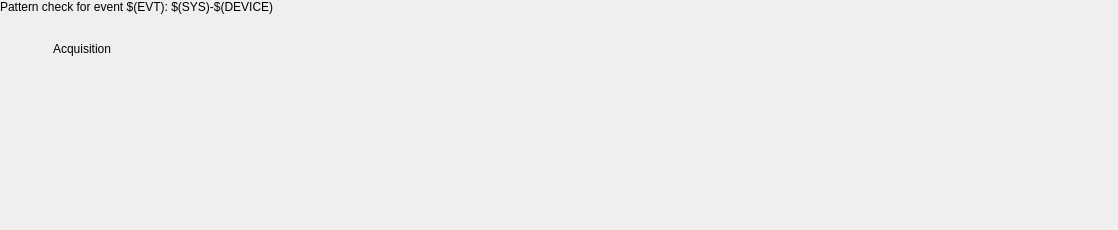
<?xml version="1.0" encoding="UTF-8"?>
<ui version="4.0">
 <class>Form</class>
 <widget class="QWidget" name="Form">
  <property name="geometry">
   <rect>
    <x>0</x>
    <y>0</y>
    <width>1118</width>
    <height>230</height>
   </rect>
  </property>
  <property name="windowTitle">
   <string>Form</string>
  </property>
  <widget class="caChoice" name="cachoice">
   <property name="geometry">
    <rect>
     <x>120</x>
     <y>35</y>
     <width>150</width>
     <height>25</height>
    </rect>
   </property>
   <property name="channel" stdset="0">
    <string notr="true">$(SYS)-$(DEVICE):PTRN-$(EVT)-DISABLE</string>
   </property>
   <property name="stackingMode" stdset="0">
    <enum>caChoice::Column</enum>
   </property>
   <property name="endBit">
    <number>1</number>
   </property>
  </widget>
  <widget class="QLabel" name="label_3">
   <property name="geometry">
    <rect>
     <x>10</x>
     <y>40</y>
     <width>101</width>
     <height>17</height>
    </rect>
   </property>
   <property name="text">
    <string>Acquisition</string>
   </property>
   <property name="alignment">
    <set>Qt::AlignRight|Qt::AlignTrailing|Qt::AlignVCenter</set>
   </property>
  </widget>
  <widget class="caLabel" name="calabel">
   <property name="geometry">
    <rect>
     <x>0</x>
     <y>0</y>
     <width>1121</width>
     <height>28</height>
    </rect>
   </property>
   <property name="statusTip">
    <string>Expert</string>
   </property>
   <property name="text">
    <string>Pattern check for event $(EVT): $(SYS)-$(DEVICE)</string>
   </property>
   <property name="alignment">
    <set>Qt::AlignLeading</set>
   </property>
   <property name="colorMode">
    <enum>caLabel::Default</enum>
   </property>
  </widget>
  <widget class="caCartesianPlot" name="cacartesianplot">
   <property name="geometry">
    <rect>
     <x>10</x>
     <y>70</y>
     <width>1101</width>
     <height>151</height>
    </rect>
   </property>
   <property name="TitleX">
    <string notr="true">Pulse ID</string>
   </property>
   <property name="TitleY">
    <string notr="true">Event arrived</string>
   </property>
   <property name="channels_1" stdset="0">
    <string>$(SYS)-$(DEVICE):PTRN-$(EVT)-PIDBUF;$(SYS)-$(DEVICE):PTRN-$(EVT)-EVTBUF</string>
   </property>
   <property name="Style_1">
    <enum>caCartesianPlot::Sticks</enum>
   </property>
   <property name="color_1">
    <color>
     <red>0</red>
     <green>0</green>
     <blue>0</blue>
    </color>
   </property>
   <property name="plotMode">
    <enum>caCartesianPlot::PlotNPointsAndStop</enum>
   </property>
   <property name="countNumOrChannel" stdset="0">
    <string notr="true">100</string>
   </property>
  </widget>
 </widget>
 <customwidgets>
  <customwidget>
   <class>caChoice</class>
   <extends>QWidget</extends>
   <header>caChoice</header>
  </customwidget>
  <customwidget>
   <class>caLabel</class>
   <extends>QLabel</extends>
   <header>caLabel</header>
  </customwidget>
  <customwidget>
   <class>caCartesianPlot</class>
   <extends>QFrame</extends>
   <header>caCartesianPlot</header>
  </customwidget>
 </customwidgets>
 <resources/>
 <connections/>
</ui>
